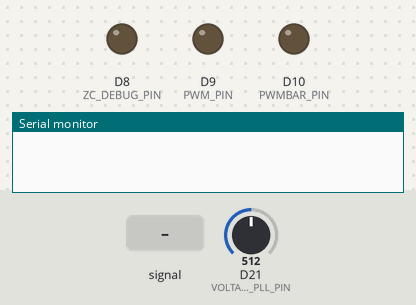
Bench run of a sketch on a simulated Arduino Zero (SAMD21). Shown: output pins drawn as LEDs (lit = HIGH), the last lines printed to the serial monitor. Inputs (shaded band) come from the test bench; at power-on: D21 (VOLTAGE_PLL_PIN) = 512 (analog values on the 0–1023 scale).

Above: at 0.1 s.
At 3.1 s:
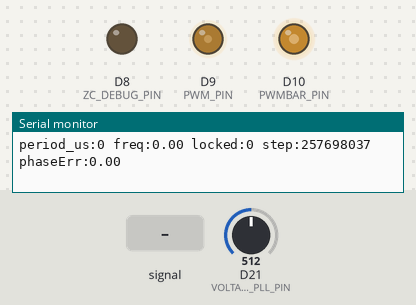
3.2 s: D21 (VOLTAGE_PLL_PIN) fed a 200 Hz sine of ±81 counts around its level
6.2 s: D21 (VOLTAGE_PLL_PIN) fed a 200 Hz sine of ±255 counts around its level
9.2 s: D21 (VOLTAGE_PLL_PIN) set to 900
Timing chart, 0 to 18.2 s (numbered marks = the images above; inputs shaded):
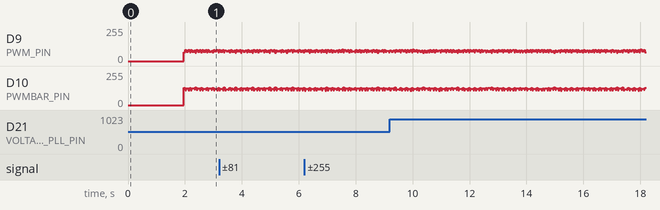

The sketch:

full_bridge_grid_track_nano.ino
```cpp
/*
  Stage 1 Debug: Voltage PLL / NCO with serial diagnostics.

  Hardware:
    A0  <- voltage/reference signal, biased 0..5 V, centered near 2.5 V
    D9  -> PWM output
    D10 -> complementary PWM output
    D8  -> optional zero-cross debug pulse output

  Use this only for debugging. Serial printing adds timing jitter.
*/

#include <Arduino.h>
#include <math.h>

const uint8_t PWM_PIN = 9;
const uint8_t PWMBAR_PIN = 10;
const uint8_t VOLTAGE_PLL_PIN = A7;
const uint8_t ZC_DEBUG_PIN = 8;

const uint32_t FALLBACK_FREQ_HZ = 60UL;   // set to 50UL if your reference is 50 Hz
const uint32_t CARRIER_FREQ_HZ = 1000UL;
const uint32_t CARRIER_PERIOD_US = 1000000UL / CARRIER_FREQ_HZ;

const float MODULATION_INDEX = 0.70f;
const uint32_t DEADTIME_US = 20UL;
const uint32_t STARTUP_DELAY_MS = 1000UL;

const uint8_t ADC_BITS = 14;
const int ADC_MAX_VALUE = (1 << ADC_BITS) - 1;

// Start generous. If centered min/max never exceed +/- this, lower it.
const int ZERO_HYST_COUNTS = 200;

const uint32_t MIN_PERIOD_US = 12000UL;  // about 83 Hz
const uint32_t MAX_PERIOD_US = 25000UL;  // 40 Hz
const uint32_t LOCK_TIMEOUT_US = 100000UL;

const uint16_t SINE_TABLE_SIZE = 256;
const int16_t PHASE_OFFSET_COUNTS = 107;

const uint8_t PLL_KP_SHIFT = 5;
const uint8_t PLL_KI_SHIFT = 14;

// Phase detection compensation
const int16_t PLL_DETECT_DELAY_COMP_COUNTS = 10;

const uint32_t PLL_DETECT_DELAY_COMP_PHASE =
  ((uint32_t)PLL_DETECT_DELAY_COMP_COUNTS) << 24;


const uint32_t PHASE_STEP_NOM =
    (uint32_t)(((uint64_t)FALLBACK_FREQ_HZ << 32) / CARRIER_FREQ_HZ);
const uint32_t PHASE_STEP_MIN =
    (uint32_t)(((uint64_t)40UL << 32) / CARRIER_FREQ_HZ);
const uint32_t PHASE_STEP_MAX =
    (uint32_t)(((uint64_t)83UL << 32) / CARRIER_FREQ_HZ);

uint16_t highTimeTable[SINE_TABLE_SIZE];

// Previous ADC samples
int prevCentered = 0;
uint32_t prevSampleUs = 0;

int voltageOffset = ADC_MAX_VALUE / 2;
bool armedBelowZero = false;
bool pllLocked = false;

uint32_t lastZeroUs = 0;
uint32_t lastValidZeroUs = 0;

uint32_t phaseAcc = 0;
uint32_t phaseStep = PHASE_STEP_NOM;

uint32_t nextPeriodUs = 0;

// Debug state
int dbgLastRaw = 0;
int dbgLastCentered = 0;
int dbgMinCentered = 32767;
int dbgMaxCentered = -32768;
uint32_t dbgCrossCount = 0;
uint32_t dbgRejectCount = 0;
uint32_t dbgLastMeasuredPeriodUs = 0;
int32_t dbgLastPhaseError = 0;
uint32_t dbgLastPrintMs = 0;

void allOff()
{
  digitalWrite(PWM_PIN, LOW);
  digitalWrite(PWMBAR_PIN, LOW);
}

uint8_t applyPhaseOffset(uint8_t index)
{
  int16_t shifted = (int16_t)index + PHASE_OFFSET_COUNTS;

  while (shifted < 0) shifted += SINE_TABLE_SIZE;
  while (shifted >= SINE_TABLE_SIZE) shifted -= SINE_TABLE_SIZE;

  return (uint8_t)shifted;
}

void buildSineTable()
{
  uint32_t usablePeriod = CARRIER_PERIOD_US;

  if (usablePeriod > 2 * DEADTIME_US) {
    usablePeriod -= 2 * DEADTIME_US;
  }

  for (uint16_t i = 0; i < SINE_TABLE_SIZE; i++) {
    float theta = (2.0f * PI * i) / SINE_TABLE_SIZE;
    float normalized = 0.5f + 0.5f * MODULATION_INDEX * sinf(theta);

    if (normalized < 0.02f) normalized = 0.02f;
    if (normalized > 0.98f) normalized = 0.98f;

    highTimeTable[i] = (uint16_t)(normalized * usablePeriod);
  }
}

int calibrateAnalogOffset(uint8_t pin)
{
  uint32_t sum = 0;
  const uint16_t samples = 1024;

  for (uint16_t i = 0; i < samples; i++) {
    sum += analogRead(pin);
    delayMicroseconds(300);
  }

  return (int)(sum / samples);
}

// Wait and update voltage PLL continuously
void waitUntilWithPLL(uint32_t targetUs)
{
  while ((int32_t)(micros() - targetUs) < 0) {
    updateVoltagePLL(micros());
  }
}

void updateVoltagePLL(uint32_t nowUs)
{
  int raw = analogRead(VOLTAGE_PLL_PIN);
  int centered = raw - voltageOffset;

  uint32_t zeroCrossUs = nowUs;

  // interpolating zero cross
  if (centered != prevCentered) {
    int32_t dy = (int32_t)centered - (int32_t)prevCentered;
    int32_t y0 = prevCentered;

    /*
    * Estimate fraction from previous sample to current sample where y = 0.
    * frac = -prevCentered / (centered - prevCentered)
    */
    if (dy != 0) {
      int32_t dt = (int32_t)(nowUs - prevSampleUs);
      int32_t interp = ((int32_t)(-y0) * dt) / dy;

      if (interp >= 0 && interp <= dt) {
        zeroCrossUs = prevSampleUs + (uint32_t)interp;
      }
    }
  }

  dbgLastRaw = raw;
  dbgLastCentered = centered;
  if (centered < dbgMinCentered) dbgMinCentered = centered;
  if (centered > dbgMaxCentered) dbgMaxCentered = centered;

  if (centered < -ZERO_HYST_COUNTS) {
    armedBelowZero = true;
  }

  if (armedBelowZero && centered > ZERO_HYST_COUNTS) {
    uint32_t measuredPeriod = zeroCrossUs - lastZeroUs;
    dbgLastMeasuredPeriodUs = measuredPeriod;

    // Short debug pulse. Scope D8 to verify detected zero crossings.
    digitalWrite(ZC_DEBUG_PIN, HIGH);
    digitalWrite(ZC_DEBUG_PIN, LOW);

    if (measuredPeriod >= MIN_PERIOD_US && measuredPeriod <= MAX_PERIOD_US) {
      dbgCrossCount++;
      pllLocked = true;
      lastValidZeroUs = nowUs;

      int32_t phaseError = (int32_t)(PLL_DETECT_DELAY_COMP_PHASE - phaseAcc); //phase detection lag compensation
      dbgLastPhaseError = phaseError;

      phaseAcc += (phaseError >> PLL_KP_SHIFT);

      int64_t newStep = (int64_t)phaseStep + (phaseError >> PLL_KI_SHIFT);
      if (newStep < (int64_t)PHASE_STEP_MIN) newStep = PHASE_STEP_MIN;
      if (newStep > (int64_t)PHASE_STEP_MAX) newStep = PHASE_STEP_MAX;
      phaseStep = (uint32_t)newStep;
    } else {
      dbgRejectCount++;
    }

    lastZeroUs = zeroCrossUs;
    armedBelowZero = false;

  }

  if ((nowUs - lastValidZeroUs) > LOCK_TIMEOUT_US) {
    pllLocked = false;

    if (phaseStep > PHASE_STEP_NOM) phaseStep--;
    else if (phaseStep < PHASE_STEP_NOM) phaseStep++;
  }

  prevCentered = centered;
  prevSampleUs = nowUs;
}

uint8_t sineIndexFromPLL()
{
  phaseAcc += phaseStep;
  uint8_t index = phaseAcc >> 24;
  return applyPhaseOffset(index);
}

void outputOneCarrierPeriodFromHighTime(uint32_t periodStartUs, uint16_t highTimeUs)
{
  const uint32_t activePeriodUs = CARRIER_PERIOD_US - 2 * DEADTIME_US;
  if (highTimeUs > activePeriodUs) highTimeUs = activePeriodUs;

  uint32_t lowTimeUs = activePeriodUs - highTimeUs;

  uint32_t t0 = periodStartUs;
  uint32_t t1 = t0 + highTimeUs;
  uint32_t t2 = t1 + DEADTIME_US;
  uint32_t t3 = t2 + lowTimeUs;
  uint32_t t4 = t3 + DEADTIME_US;

  waitUntilWithPLL(t0);
  digitalWrite(PWM_PIN, HIGH);
  digitalWrite(PWMBAR_PIN, LOW);

  waitUntilWithPLL(t1);
  allOff();

  waitUntilWithPLL(t2);
  digitalWrite(PWM_PIN, LOW);
  digitalWrite(PWMBAR_PIN, HIGH);

  waitUntilWithPLL(t3);
  allOff();

  waitUntilWithPLL(t4);
}

void printDebug()
{
  uint32_t nowMs = millis();
  if (nowMs - dbgLastPrintMs < 250) return;
  dbgLastPrintMs = nowMs;

  float freq = 0.0f;
  if (dbgLastMeasuredPeriodUs > 0) {
    freq = 1000000.0f / (float)dbgLastMeasuredPeriodUs;
  }

  // Serial.print("raw:"); Serial.print(dbgLastRaw);
  // Serial.print(" ");
  // Serial.print("centered:"); Serial.print(dbgLastCentered);
  //   Serial.print(" ");
  // Serial.print("min:"); Serial.print(dbgMinCentered);
  //   Serial.print(" ");
  // Serial.print("max:"); Serial.print(dbgMaxCentered);
  //   Serial.print(" ");
  // Serial.print("zc:"); Serial.print(dbgCrossCount);
  //   Serial.print(" ");
  // Serial.print("rej:"); Serial.print(dbgRejectCount);
  //   Serial.print(" ");
  Serial.print("period_us:"); Serial.print(dbgLastMeasuredPeriodUs);
    Serial.print(" ");
  Serial.print("freq:"); Serial.print(freq, 2);
    Serial.print(" ");
  Serial.print("locked:"); Serial.print(pllLocked ? 1 : 0);
    Serial.print(" ");
  Serial.print("step:"); Serial.print(phaseStep);
    Serial.print(" ");
  Serial.print("phaseErr:"); Serial.println((float)dbgLastPhaseError * 360.0f / 4294967296.0f);

  dbgMinCentered = 32767;
  dbgMaxCentered = -32768;
}

void setup()
{
  pinMode(PWM_PIN, OUTPUT);
  pinMode(PWMBAR_PIN, OUTPUT);
  pinMode(ZC_DEBUG_PIN, OUTPUT);
  allOff();

  Serial.begin(230400);
  delay(500);

  analogReadResolution(ADC_BITS);

  buildSineTable();
  delay(STARTUP_DELAY_MS);
  voltageOffset = calibrateAnalogOffset(VOLTAGE_PLL_PIN);

  Serial.print("voltageOffset="); Serial.println(voltageOffset);
  Serial.print("ZERO_HYST_COUNTS="); Serial.println(ZERO_HYST_COUNTS);
  Serial.print("PHASE_STEP_NOM="); Serial.println(PHASE_STEP_NOM);

  uint32_t now = micros();
  lastZeroUs = now;
  lastValidZeroUs = now;
  nextPeriodUs = now;
}

void loop()
{
  uint32_t nowUs = micros();

  if ((int32_t)(nowUs - nextPeriodUs) >= 0) {
    updateVoltagePLL(nowUs);

    uint8_t sineIndex = sineIndexFromPLL();
    outputOneCarrierPeriodFromHighTime(nextPeriodUs, highTimeTable[sineIndex]);

    nextPeriodUs += CARRIER_PERIOD_US;

    if ((int32_t)(micros() - nextPeriodUs) > (int32_t)CARRIER_PERIOD_US) {
      nextPeriodUs = micros();
    }
  }

  printDebug();
}
```
